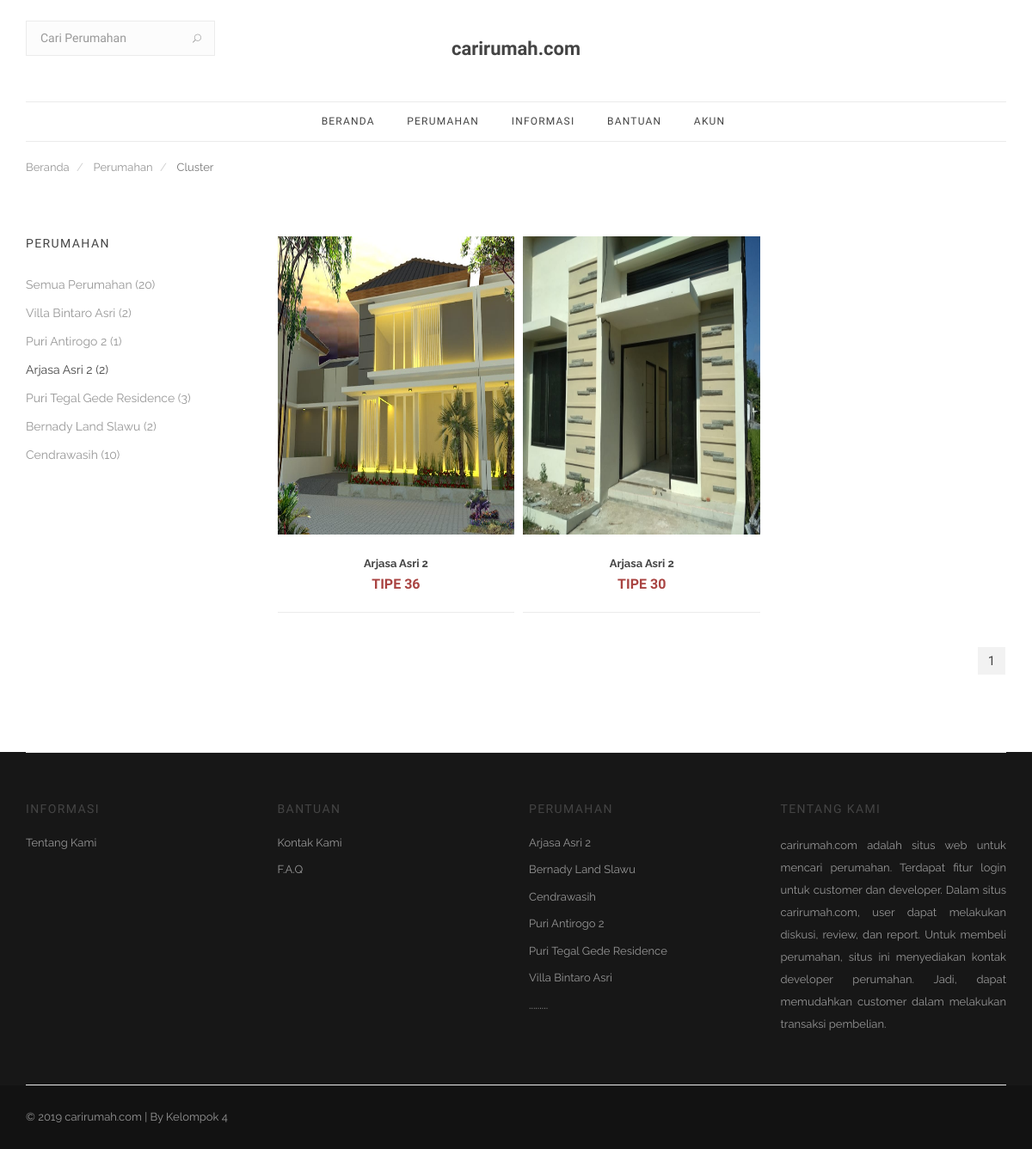
/home/index.php?p=buku&KD_PERUM=3&halaman=1, run on the app's committed database.
### tables this page shows
CREATE TABLE `cluster` (
  `KD_CLUSTER` int(11) NOT NULL,
  `KD_PERUM` int(11) NOT NULL,
  `NAMA_CLUSTER` varchar(200) DEFAULT NULL,
  `TIPE` int(11) DEFAULT NULL,
  `LUAS_TANAH` int(11) DEFAULT NULL,
  `STOK` int(11) DEFAULT NULL,
  `HARGA` bigint(20) DEFAULT NULL,
  `FASILITAS` varchar(200) DEFAULT NULL,
  `GAMBAR` varchar(200) DEFAULT NULL,
  `GAMBAR1` varchar(200) NOT NULL,
  `GAMBAR2` varchar(200) NOT NULL
);

CREATE TABLE `perum` (
  `KD_PERUM` int(11) NOT NULL,
  `KD_PT` int(11) NOT NULL,
  `NAMA_PERUM` varchar(200) DEFAULT NULL,
  `LOKASI` varchar(200) DEFAULT NULL,
  `GAMBAR_PERUM` varchar(200) DEFAULT NULL
);

### home/pages/buku.php (the view, shortened to what this page needs)
<div class="container">
      <ol class="breadcrumb">
        <li>
          <a href="index.php">Beranda</a>
        </li>
        <li>
          <a href="?p=buku&halaman=1">Perumahan</a>
        </li>
        <li class="active">
          Cluster
        </li>
      </ol>
    </div>
    <section class="section-wrap pt-70 pb-40 catalogue">
      <div class="container relative">
        <div class="row">
          <div class="col-md-9 catalogue-col right mb-50">
              <div class="row row-10">
              <?php
                $bukuAll = "SELECT KD_CLUSTER FROM cluster";
                $rsBukuAll = mysqli_query($konek, $bukuAll);
                $halaman = 6;
                $page = isset($_GET["halaman"]) ? (int)$_GET["halaman"] : 1;
                $mulai = ($page>1) ? ($page * $halaman) - $halaman : 0;
                if(isset($_GET['KD_PERUM'])){
                    $KD_PERUM = $_GET['KD_PERUM'];
                    $result = mysqli_query($konek,"SELECT * FROM perum WHERE KD_PERUM=$KD_PERUM");
                } else
                    $result = mysqli_query($konek,"SELECT * FROM cluster");
                $total = mysqli_num_rows($result);
                $pages = ceil($total/$halaman);
                if(isset($_GET['KD_PERUM'])){
                    $buku = "SELECT * FROM cluster WHERE KD_PERUM=$KD_PERUM ORDER BY KD_CLUSTER DESC LIMIT $mulai, $halaman";
                }
                else
                    $buku = "SELECT * FROM cluster ORDER BY KD_CLUSTER DESC LIMIT $mulai, $halaman";
                $rs = mysqli_query($konek, $buku);
                $data = mysqli_num_rows($rs);
                if($data==0){
              ?>
              <div class="col-md-12 col-xs-12">
                    <div class="product-item text-center">
                        <h1>Maaf, data buku kategori terkait masih kosong!</h1>
                    </div>
              </div>
              <?php
                } else {
                    while($row=mysqli_fetch_assoc($rs)){
              ?>
                    <div class="col-md-4 col-xs-12">
                    <div class="product-item">
                        <div class="product-img">
                        <a href="#">
                            <img src="img/<?php echo $row['GAMBAR']; ?>" alt="" style="height:347px; width:277px;">
                        </a>
                        </div>
                        <div class="product-details">
                        <h3>
                            <a title="" class="product-title" href="?p=bukudetail/buku_detail&KD_CLUSTER=<?php echo $row['KD_CLUSTER']; ?>"><b><?php echo substr($row['NAMA_CLUSTER'], 0, 35); ?></b></a>
                        </h3>
                        <span class="price">
                            <ins>
                            <span class="ammount text-danger">
                                <?php
 $harga = number_format($row['TIPE']);
 echo " TIPE ".$harga;
                                ?>
                            </span>
                            </ins>
                        </span>
                        </div>
                    </div>
                    </div>
                <?php } } ?>
              </div>
            <?php
                if($data!=0){
            ?>
            <div class="pagination-wrap">
              <nav class="pagination right clear">
                <?php
                    if(isset($_GET['KD_PERUM'])){
                        for ($i=1; $i<=$pages ; $i++){
                ?>
                    <a href="?p=buku&KD_PERUM=<?php echo $_GET['KD_PERUM']; ?>&halaman=<?php echo $i; ?>" class="<?php if($i==$page) echo 'page-numbers current'; ?>"><?php echo $i; ?></a>
                <?php } } else {
                    for ($i=1; $i<=$pages ; $i++){
                ?>
                    <a href="?p=buku&halaman=<?php echo $i; ?>" class="<?php if($i==$page) echo 'page-numbers current'; ?>"><?php echo $i; ?></a>
                <?php } } ?>
              </nav>
            </div>
            <?php } ?>
          </div>
          <aside class="col-md-3 sidebar left-sidebar">
            <div class="widget categories">
              <h3 class="widget-title uppercase">Perumahan</h3>
              <ul class="list-no-dividers">
                <li class="<?php if(!isset($_GET['KD_PERUM'])) echo "active-cat" ?>">
                        <a href="?p=buku&halaman=1">Semua Perumahan <?php echo "(".mysqli_num_rows($rsBukuAll).")" ?></a>
                </li>
                <?php
                    $sideKat = "SELECT * FROM perum";
                    $rsSideKat = mysqli_query($konek, $sideKat);
                    while($row=mysqli_fetch_assoc($rsSideKat)){
                        if(isset($_GET['KD_PERUM'])){
                            $KD_PERUM = $_GET['KD_PERUM'];
                            $active = "active-cat";
                        } else $active = "";
                        $sideKatPer = "SELECT KD_CLUSTER FROM cluster WHERE KD_PERUM=".$row['KD_PERUM'];
                        $rsSideKatPer = mysqli_query($konek, $sideKatPer);
                ?>
                    <li class="<?php if($row['KD_PERUM']==$KD_PERUM) echo $active ?>">
                        <a href="?p=buku&KD_PERUM=<?php echo $row['KD_PERUM'] ?>&halaman=1"><?php echo $row['NAMA_PERUM']." (".mysqli_num_rows($rsSideKatPer).")"; ?></a>
                    </li>
                <?php } ?>
              </ul>
            </div>
          </aside>
        </div>
      </div>
    </section>

### home/inc/footer.php (shortened to what this page needs)
<?php
  $katfoot="SELECT * FROM perum ORDER BY NAMA_PERUM LIMIT 6";
  $rsKatFoot=mysqli_query($konek, $katfoot);
?>
    <footer class="footer footer-type-1 bg-dark">
      <div class="container">
        <div class="footer-widgets top-bottom-dividers pb-mdm-20">
          <div class="row">
            <div class="col-md-3 col-sm-4 col-xs-4 col-xxs-12">
              <div class="widget footer-links">
                <h5 class="widget-title uppercase">Informasi</h5>
                <ul class="list-no-dividers">
                  <li><a href="?p=about">Tentang Kami</a></li>
                </ul>
              </div>
            </div>
            <div class="col-md-3 col-sm-4 col-xs-4 col-xxs-12">
              <div class="widget footer-links">
                <h5 class="widget-title uppercase">Bantuan</h5>
                <ul class="list-no-dividers">
                  <li><a href="?p=contact">Kontak Kami</a></li>
                  <li><a href="?p=faq">F.A.Q</a></li>
                </ul>
              </div>
            </div>
            <div class="col-md-3 col-sm-4 col-xs-4 col-xxs-12">
              <div class="widget footer-links">
                <h5 class="widget-title uppercase">Perumahan</h5>
                <ul class="list-no-dividers">
                  <?php while($row=mysqli_fetch_assoc($rsKatFoot)){ ?>
                    <li><a href="?p=buku&KD_PERUM=<?php echo $row['KD_PERUM']; ?>&halaman=1"><?php echo $row['NAMA_PERUM']; ?></a></li>
                  <?php } ?>
                  <li>.........</li>
                </ul>
              </div>
            </div>
            <div align="justify" class="col-md-3 col-sm-6 col-xs-12">
              <div class="widget">
                <h5 class="widget-title uppercase">tentang kami</h5>
                <p class="mb-0">
                carirumah.com adalah situs web untuk mencari perumahan. Terdapat fitur login untuk customer dan developer. Dalam situs carirumah.com, user dapat melakukan diskusi, review, dan report. Untuk membeli perumahan, situs ini menyediakan kontak developer perumahan. Jadi, dapat memudahkan customer dalam melakukan transaksi pembelian.
                </p>
              </div>
            </div>
          </div>
        </div>
      </div>
      <div class="bottom-footer bg-dark">
        <div class="container">
          <div class="row">
            <div class="col-sm-4 copyright sm-text-center">
              <span>
                &copy; 2019 carirumah.com | By Kelompok 4
              </span>
            </div>
            <div class="col-sm-4 text-center">
            </div>
          </div>
        </div>
      </div>
    </footer>

### data on the page
cluster: GAMBAR (picture), NAMA_CLUSTER "Arjasa Asri 2", TIPE "36"
cluster: GAMBAR (picture), NAMA_CLUSTER "Arjasa Asri 2", TIPE "30"
perum: NAMA_PERUM "Villa Bintaro Asri", mysqli_num_rows($rsSideKatPer) "2"
perum: NAMA_PERUM "Puri Antirogo 2", mysqli_num_rows($rsSideKatPer) "1"
perum: NAMA_PERUM "Arjasa Asri 2", mysqli_num_rows($rsSideKatPer) "2"
perum: NAMA_PERUM "Puri Tegal Gede Residence", mysqli_num_rows($rsSideKatPer) "3"
perum: NAMA_PERUM "Bernady Land Slawu", mysqli_num_rows($rsSideKatPer) "2"
perum: NAMA_PERUM "Cendrawasih", mysqli_num_rows($rsSideKatPer) "10"

### other printed values
mysqli_num_rows($rsBukuAll) "20"
